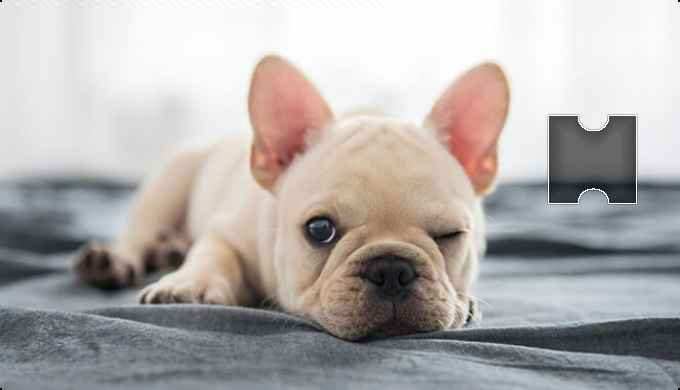
#> input picture verification_code/captcha.png, 680 x 390 px, given in place of slide_.png, which was not available
$ python slider_outline1.py
#> lines starting #> are read from the running program, lines starting #| are printed output that depends on the picture; after the words box and inside, x2 and y2 are one past the last pixel; in counts of white or black regions, pixels touching at a corner belong together; pictures that were not available may be replaced by others from this repository, and a replacement may not be noted
import cv2
import numpy as np

big_image = r"verification_code\slide_auth.png"
small_image = r"C:\Users\Admin\Pictures\slide_.png"

img1 = cv2.imread(small_image)
#> img1 is the input picture: shape (390, 680, 3); mean B, G, R 171.6, 173.8, 178.5
img2 = cv2.imread(big_image)
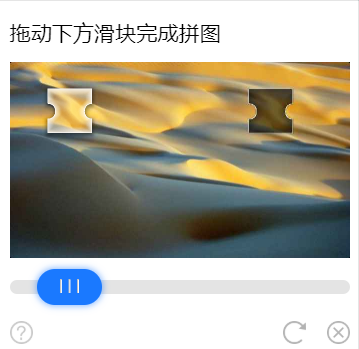
#> input picture verification_code/slide_auth.png, 359 x 349 px, found by its file name
#> img2 is the input picture: shape (349, 359, 3); mean B, G, R 161.2, 174.3, 177.2

# 转换为灰度图
img1_gray = cv2.cvtColor(img1, cv2.COLOR_BGR2GRAY)
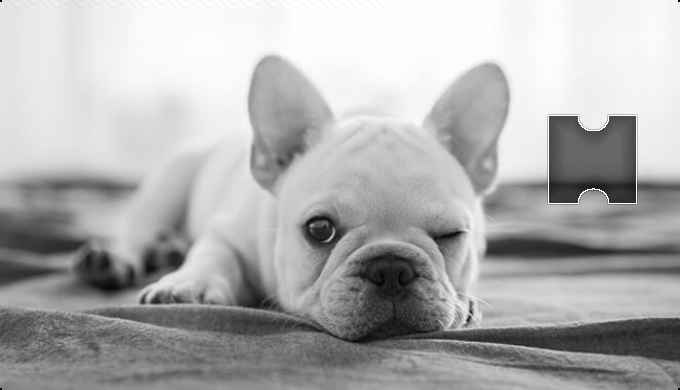
#> img1_gray: shape (390, 680); min 0, max 255, mean 174.9
img2_gray = cv2.cvtColor(img2, cv2.COLOR_BGR2GRAY)
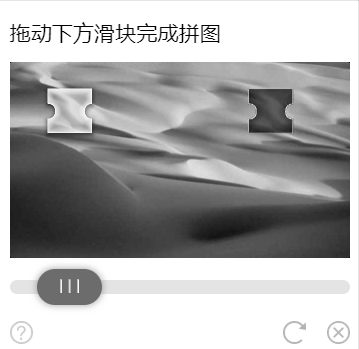
#> img2_gray: shape (349, 359); min 0, max 255, mean 173.7

# 图像二值化
ret, thresh1 = cv2.threshold(img1_gray, 127, 255, cv2.THRESH_BINARY)
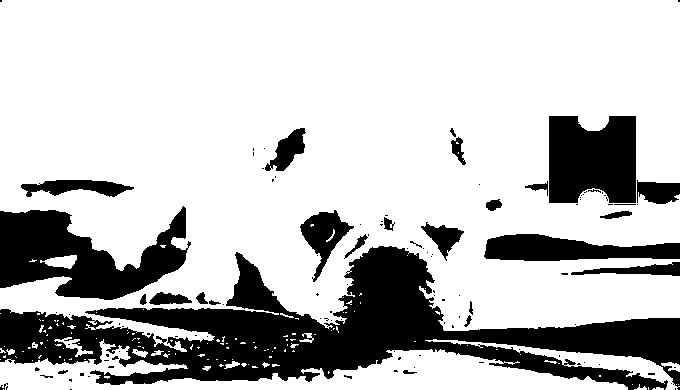
#> thresh1: shape (390, 680); 75.2% white; 117 black regions (87 under 20 px), largest, box (x1, y1, x2, y2) and area: (0, 246, 680, 390) 37986, (0, 206, 191, 300) 9760, (549, 116, 636, 203) 6806
ret, thresh2 = cv2.threshold(img2_gray, 127, 255, cv2.THRESH_BINARY)
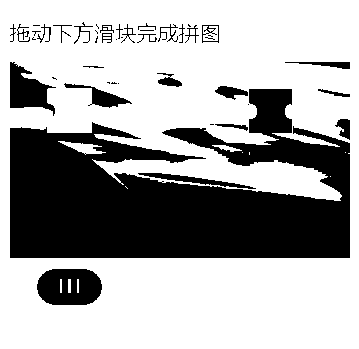
#> thresh2: shape (349, 359); 66% white; 45 black regions (18 under 20 px)

# 寻找轮廓
contours1, hierarchy1 = cv2.findContours(thresh1, cv2.RETR_EXTERNAL, cv2.CHAIN_APPROX_SIMPLE)
#> contours1 = 131 contours, 120 with area under 20; largest, box (x1, y1, x2, y2) and area: (0, 0, 680, 352) 192922, (0, 339, 628, 390) 12560, (425, 339, 680, 390) 1990, (40, 255, 77, 269) 269, (54, 337, 93, 357) 160
contours2, hierarchy2 = cv2.findContours(thresh2, cv2.RETR_EXTERNAL, cv2.CHAIN_APPROX_SIMPLE)
#> contours2 = [[[0, 0], [0, 348], [358, 348], [358, 0]]]

# 计算每个轮廓的面积和周长
contours1_info = [(cv2.contourArea(c), cv2.arcLength(c, True)) for c in contours1]
#> contours1_info = 131 pairs, first value 0 to 192921.5, second value 0 to 4461.5
contours2_info = [(cv2.contourArea(c), cv2.arcLength(c, True)) for c in contours2]
#> contours2_info = [(124584, 1412)]

# 判断相似轮廓
similar_contours = []
for c1 in contours1_info:
    for c2 in contours2_info:
        if abs(c1[0] - c2[0]) < 100 and abs(c1[1] - c2[1]) < 100:
            similar_contours.append((c1, c2))
#> this loop made 131 passes
#> c1 on passes 1 to 12: (0, 0), (13, 25.66), (0, 4), (0, 0), (0, 0), (16, 33.31), (0, 0), (6, 12.83), (1, 4), (1, 4.83), (3.5, 11.41), (18.5, 21.9)
#> after the loop, similar_contours = []

# 在大图上画框
for c1, c2 in similar_contours:
    x, y, w, h = cv2.boundingRect(contours2[contours2_info.index(c2)])
    cv2.rectangle(img2, (x, y), (x+w, y+h), (0, 255, 0), 2)
#> this loop made 0 passes

cv2.imshow('result', img2)
cv2.waitKey(0)
cv2.destroyAllWindows()
